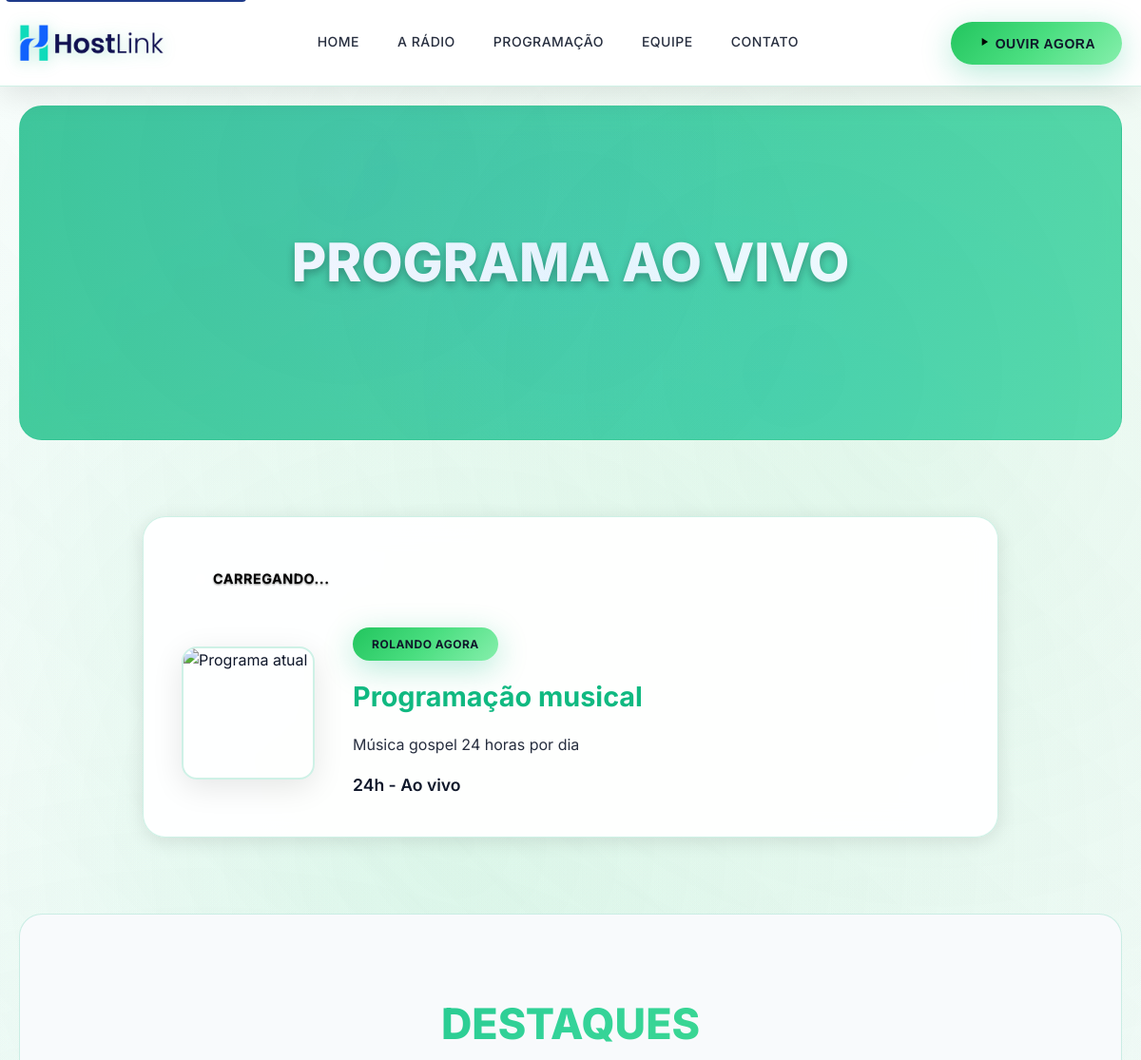
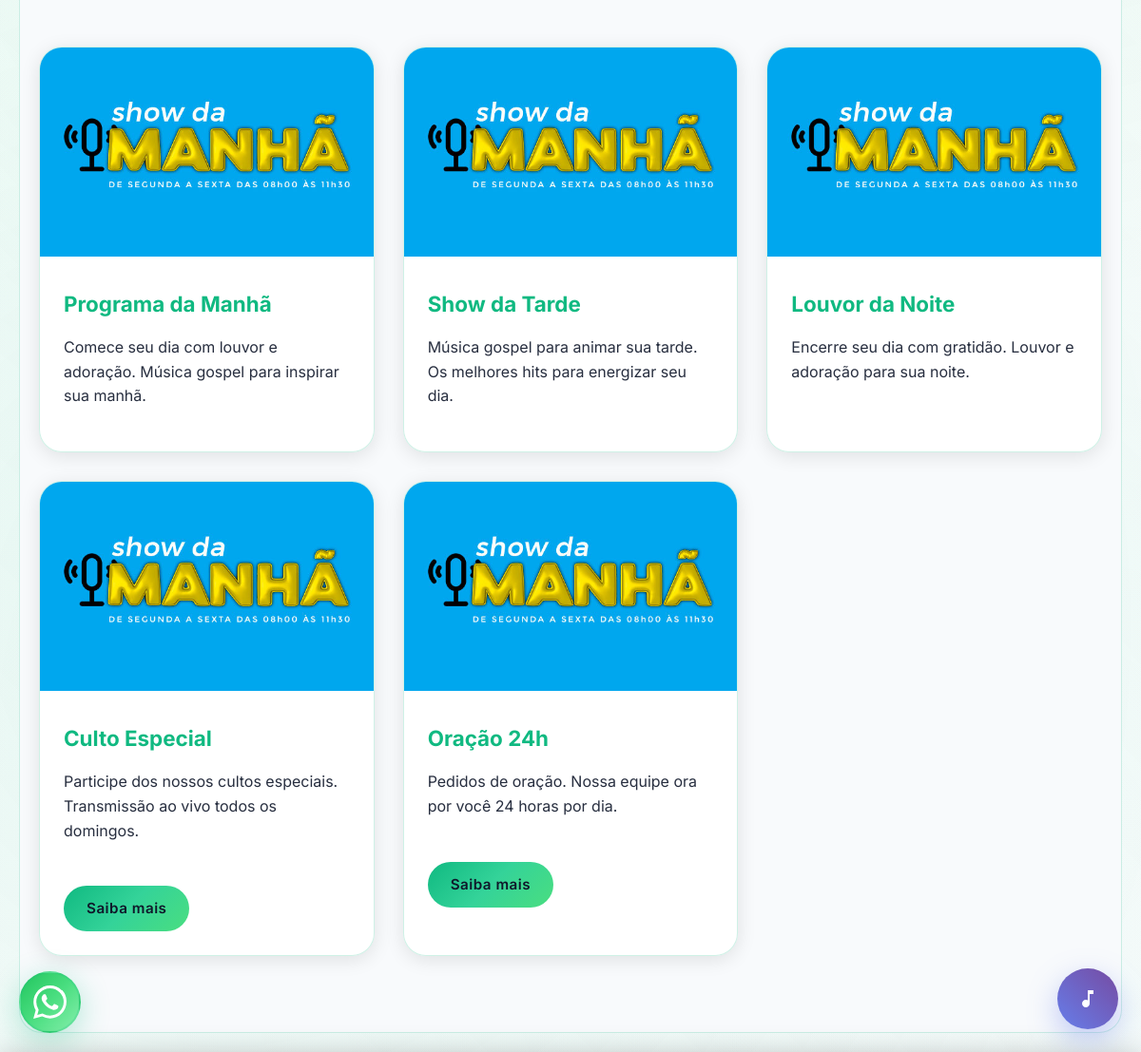
The page / on the database its author committed (2 pictures, top to bottom).
### app.py (models this page shows)
class Configuracao(db.Model):
    id = db.Column(db.Integer, primary_key=True)
    chave = db.Column(db.String(100), nullable=False)
    valor = db.Column(db.Text)
    criado_em = db.Column(db.DateTime, default=datetime.utcnow)

class Destaque(db.Model):
    id = db.Column(db.Integer, primary_key=True)
    titulo = db.Column(db.String(100), nullable=False)
    descricao = db.Column(db.Text)
    imagem = db.Column(db.String(255))
    link = db.Column(db.String(255))
    ordem = db.Column(db.Integer, default=0)  # Para controlar a ordem de exibição
    ativo = db.Column(db.Boolean, default=True)
    criado_em = db.Column(db.DateTime, default=datetime.utcnow)
    atualizado_em = db.Column(db.DateTime, default=datetime.utcnow, onupdate=datetime.utcnow)

### app.py (the view)
@app.route('/')
def index():
    config = get_site_config()
    programacao_atual = get_programacao_atual()
    destaques = Destaque.query.filter_by(ativo=True).order_by(Destaque.ordem).all()
    return render_template('index.html', config=config, programacao_atual=programacao_atual, destaques=destaques)

### app.py (called while the page is built)
def get_programacao_atual():
    agora = datetime.now()
    dia_semana = agora.strftime('%A').upper()
    hora_atual = agora.time()
    dias_map = {
        'MONDAY': 'SEGUNDA',
        'TUESDAY': 'TERÇA',
        'WEDNESDAY': 'QUARTA',
        'THURSDAY': 'QUINTA',
        'FRIDAY': 'SEXTA',
        'SATURDAY': 'SÁBADO',
        'SUNDAY': 'DOMINGO'
    }
    dia_portugues = dias_map.get(dia_semana, dia_semana)
    programacao = Programacao.query.filter_by(dia_semana=dia_portugues).filter(
        Programacao.horario_inicio <= hora_atual,
        Programacao.horario_fim >= hora_atual
    ).first()
    if not programacao:
        programacao = Programacao.query.filter_by(dia_semana=dia_portugues).filter(
            Programacao.horario_inicio > hora_atual
        ).order_by(Programacao.horario_inicio).first()
    return programacao

### templates/index.html (shortened to what this page needs)
{% extends "base.html" %}
{% block content %}
<section class="banner">
    <h1>PROGRAMA AO VIVO</h1>
</section>
<section class="programacao">
    <div class="programa-atual" id="programa-atual-container">
        <div class="programa-status">
            <div class="status-indicator" id="status-indicator">
                <span class="status-dot"></span>
                <span class="status-text" id="status-text">Carregando...</span>
            </div>
        </div>
        <div class="programa-content">
            <img id="programa-imagem" src="{{ url_for('static', filename='images/programa.jpg') }}" alt="Programa atual">
            <div class="programa-info">
                <span class="rolando-agora" id="rolando-agora">{{ config.programacao_rolando_agora }}</span>
                <h2 id="programa-titulo">{{ config.programacao_padrao_titulo }}</h2>
                <p id="programa-descricao">{{ config.programacao_padrao_descricao }}</p>
                <span class="horario" id="programa-horario">{{ config.programacao_padrao_horario }}</span>
            </div>
        </div>
    </div>
</section>
<section class="destaques">
    <h2>DESTAQUES</h2>
    <div class="cards">
        {% if destaques %}
            {% for destaque in destaques %}
            <div class="card">
                <img src="{{ destaque.imagem if destaque.imagem else url_for('static', filename='images/destaque' + loop.index|string + '.jpg') }}" alt="{{ destaque.titulo }}">
                <h3>{{ destaque.titulo }}</h3>
                <p>{{ destaque.descricao }}</p>
                {% if destaque.link %}
                <a href="{{ destaque.link }}" class="card-link" target="_blank">Saiba mais</a>
                {% endif %}
            </div>
            {% endfor %}
        {% endif %}
    </div>
</section>
{% endblock %}

### templates/base.html (shortened to what this page needs)
<!DOCTYPE html>
<html lang="pt-br">
<head>
    <link rel="stylesheet" href="{{ url_for('static', filename='css/styles.css') }}">
    <link rel="stylesheet" href="{{ url_for('static', filename='css/player-enhanced.css') }}">
    <link rel="stylesheet" href="{{ url_for('static', filename='css/mobile-responsive.css') }}">
    <link rel="stylesheet" href="{{ url_for('static', filename='css/page-styles.css') }}?v=2.0">
    <link rel="stylesheet" href="{{ url_for('static', filename='css/radio-animations.css') }}?v=1.0">
    <link rel="stylesheet" href="{{ url_for('static', filename='icons/icons.css') }}">
</head>
<body>
    <header>
        <a href="{{ url_for('public.index') }}" class="logo-link">
            <img src="{{ config.logo }}" alt="{{ config.nome_site }}" class="logo" onerror="this.style.display='none'; this.nextElementSibling.style.display='block';">
        </a>
        <nav>
            <a href="{{ url_for('public.index') }}" {% if request.endpoint == 'public.index' %}class="active"{% endif %}>HOME</a>
            <a href="{{ url_for('public.a_radio') }}" {% if request.endpoint == 'public.a_radio' %}class="active"{% endif %}>A RÁDIO</a>
            <a href="{{ url_for('public.programacao') }}" {% if request.endpoint == 'public.programacao' %}class="active"{% endif %}>PROGRAMAÇÃO</a>
            <a href="{{ url_for('public.equipe') }}" {% if request.endpoint == 'public.equipe' %}class="active"{% endif %}>EQUIPE</a>
            <a href="{{ url_for('public.contato') }}" {% if request.endpoint == 'public.contato' %}class="active"{% endif %}>CONTATO</a>
        </nav>
        <div class="header-buttons">
            <button class="play-now-btn" onclick="window.radioPlayer && window.radioPlayer.togglePlay()"><span class="icon-play"></span> OUVIR AGORA</button>
        </div>
    </header>
    <main>
        {% block content %}{% endblock %}
    </main>
    <a href="https://wa.me/{{ config.whatsapp }}" class="whatsapp-btn" target="_blank">
        <img src="{{ url_for('static', filename='images/social/whatsapp.svg') }}" alt="WhatsApp">
    </a>
</body>
</html>

### static/css/player-enhanced.css (style rules this page uses)
:root { --player-primary: #667eea; --player-secondary: #764ba2; --player-accent: #8b5cf6; --player-accent-dark: #7c3aed; --player-warning: #f59e0b; --player-error: #ef4444; --player-bg: linear-gradient(135deg, #1a1a2e 0%, #16213e 50%, #0f3460 100%); --player-surface: rgba(255, 255, 255, 0.1); --player-text: #ffffff; --player-text-secondary: rgba(255, 255, 255, 0.7); --player-border: rgba(255, 255, 255, 0.2); --player-shadow: 0 8px 32px rgba(0, 0, 0, 0.3); --player-blur: blur(20px); --player-radius: 16px; --player-transition: all 0.3s cubic-bezier(0.4, 0, 0.2, 1); }

### static/css/page-styles.css (style rules this page uses)
.status-indicator { color: #000000; font-size: 1.2rem; animation: pulse 2s infinite; line-height: 1; text-shadow: 0 1px 2px rgba(0, 0, 0, 0.5); }
.status-text { color: #000000; font-size: 0.9rem; font-weight: 700; text-transform: uppercase; letter-spacing: 0.5px; line-height: 1; text-shadow: 0 1px 2px rgba(0, 0, 0, 0.5); }

### rows shown on the page
Configuracao: logo (picture)
Configuracao: programacao_rolando_agora "ROLANDO AGORA"
Configuracao: programacao_padrao_titulo "Programação musical"
Configuracao: programacao_padrao_descricao "Música gospel 24 horas por dia"
Configuracao: programacao_padrao_horario "24h - Ao vivo"
Destaque: imagem (picture), titulo "Programa da Manhã", descricao "Comece seu dia com louvor e adoração. Música gospel para inspirar sua manhã."
Destaque: imagem (picture), titulo "Show da Tarde", descricao "Música gospel para animar sua tarde. Os melhores hits para energizar seu dia."
Destaque: imagem (picture), titulo "Louvor da Noite", descricao "Encerre seu dia com gratidão. Louvor e adoração para sua noite."
Destaque: imagem (picture), titulo "Culto Especial", descricao "Participe dos nossos cultos especiais. Transmissão ao vivo todos os domingos."
Destaque: imagem (picture), titulo "Oração 24h", descricao "Pedidos de oração. Nossa equipe ora por você 24 horas por dia."
